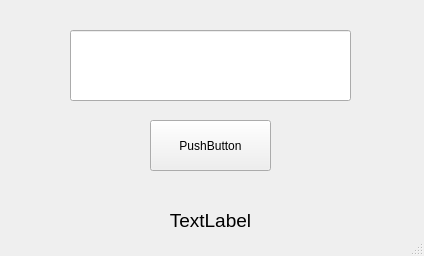
<?xml version="1.0" encoding="UTF-8"?>
<ui version="4.0">
 <class>MainWindow</class>
 <widget class="QMainWindow" name="MainWindow">
  <property name="geometry">
   <rect>
    <x>0</x>
    <y>0</y>
    <width>424</width>
    <height>256</height>
   </rect>
  </property>
  <property name="windowTitle">
   <string>MainWindow</string>
  </property>
  <widget class="QWidget" name="centralwidget">
   <widget class="QPushButton" name="pushButton">
    <property name="geometry">
     <rect>
      <x>150</x>
      <y>120</y>
      <width>121</width>
      <height>51</height>
     </rect>
    </property>
    <property name="text">
     <string>PushButton</string>
    </property>
   </widget>
   <widget class="QLineEdit" name="code_input">
    <property name="geometry">
     <rect>
      <x>70</x>
      <y>30</y>
      <width>281</width>
      <height>71</height>
     </rect>
    </property>
   </widget>
   <widget class="QLabel" name="label">
    <property name="geometry">
     <rect>
      <x>140</x>
      <y>200</y>
      <width>141</width>
      <height>41</height>
     </rect>
    </property>
    <property name="font">
     <font>
      <pointsize>14</pointsize>
     </font>
    </property>
    <property name="text">
     <string>TextLabel</string>
    </property>
    <property name="alignment">
     <set>Qt::AlignCenter</set>
    </property>
   </widget>
  </widget>
  <widget class="QStatusBar" name="statusbar"/>
 </widget>
 <resources/>
 <connections/>
</ui>
